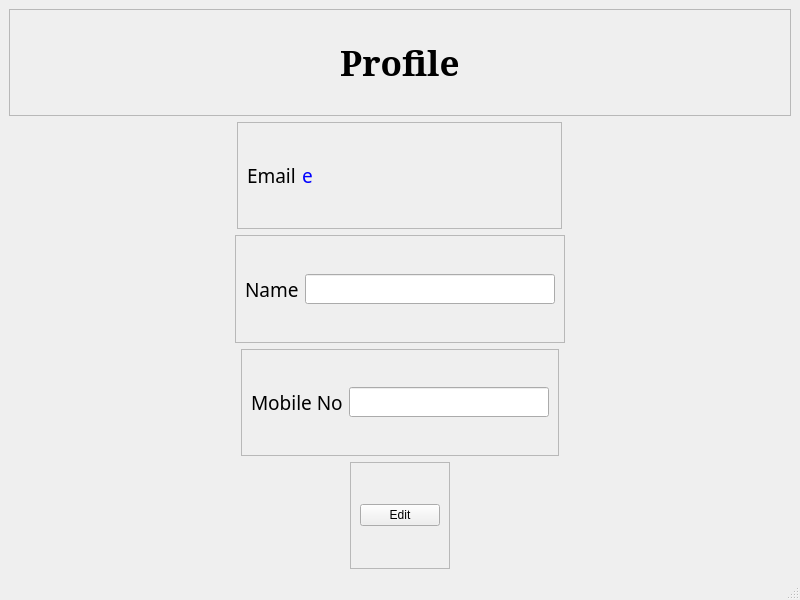
<?xml version="1.0" encoding="UTF-8"?>
<ui version="4.0">
 <class>pro</class>
 <widget class="QMainWindow" name="pro">
  <property name="geometry">
   <rect>
    <x>0</x>
    <y>0</y>
    <width>800</width>
    <height>600</height>
   </rect>
  </property>
  <property name="cursor">
   <cursorShape>ArrowCursor</cursorShape>
  </property>
  <property name="windowTitle">
   <string>Profile</string>
  </property>
  <widget class="QWidget" name="centralwidget">
   <layout class="QVBoxLayout" name="verticalLayout">
    <item>
     <widget class="QFrame" name="frame">
      <property name="frameShape">
       <enum>QFrame::StyledPanel</enum>
      </property>
      <property name="frameShadow">
       <enum>QFrame::Raised</enum>
      </property>
      <layout class="QHBoxLayout" name="horizontalLayout">
       <item alignment="Qt::AlignHCenter">
        <widget class="QLabel" name="label">
         <property name="font">
          <font>
           <family>MS Serif</family>
           <pointsize>26</pointsize>
           <weight>75</weight>
           <bold>true</bold>
          </font>
         </property>
         <property name="text">
          <string>Profile</string>
         </property>
        </widget>
       </item>
      </layout>
     </widget>
    </item>
    <item alignment="Qt::AlignHCenter">
     <widget class="QFrame" name="frame_2">
      <property name="frameShape">
       <enum>QFrame::StyledPanel</enum>
      </property>
      <property name="frameShadow">
       <enum>QFrame::Raised</enum>
      </property>
      <layout class="QHBoxLayout" name="horizontalLayout_2">
       <item>
        <widget class="QLabel" name="label_9">
         <property name="font">
          <font>
           <family>MV Boli</family>
           <pointsize>14</pointsize>
          </font>
         </property>
         <property name="text">
          <string>Email</string>
         </property>
        </widget>
       </item>
       <item>
        <widget class="QLabel" name="email">
         <property name="minimumSize">
          <size>
           <width>250</width>
           <height>0</height>
          </size>
         </property>
         <property name="font">
          <font>
           <family>MV Boli</family>
           <pointsize>14</pointsize>
          </font>
         </property>
         <property name="styleSheet">
          <string notr="true">color: rgb(0, 0, 255);</string>
         </property>
         <property name="text">
          <string>e</string>
         </property>
        </widget>
       </item>
      </layout>
     </widget>
    </item>
    <item alignment="Qt::AlignHCenter">
     <widget class="QFrame" name="frame_3">
      <property name="frameShape">
       <enum>QFrame::StyledPanel</enum>
      </property>
      <property name="frameShadow">
       <enum>QFrame::Raised</enum>
      </property>
      <layout class="QHBoxLayout" name="horizontalLayout_3">
       <item>
        <widget class="QLabel" name="label_7">
         <property name="font">
          <font>
           <family>MV Boli</family>
           <pointsize>14</pointsize>
          </font>
         </property>
         <property name="text">
          <string>Name</string>
         </property>
        </widget>
       </item>
       <item>
        <widget class="QLineEdit" name="name">
         <property name="minimumSize">
          <size>
           <width>250</width>
           <height>0</height>
          </size>
         </property>
         <property name="maximumSize">
          <size>
           <width>16777215</width>
           <height>30</height>
          </size>
         </property>
        </widget>
       </item>
      </layout>
     </widget>
    </item>
    <item alignment="Qt::AlignHCenter">
     <widget class="QFrame" name="frame_4">
      <property name="frameShape">
       <enum>QFrame::StyledPanel</enum>
      </property>
      <property name="frameShadow">
       <enum>QFrame::Raised</enum>
      </property>
      <layout class="QHBoxLayout" name="horizontalLayout_4">
       <item>
        <widget class="QLabel" name="label_8">
         <property name="font">
          <font>
           <family>MV Boli</family>
           <pointsize>14</pointsize>
          </font>
         </property>
         <property name="text">
          <string>Mobile No</string>
         </property>
        </widget>
       </item>
       <item>
        <widget class="QLineEdit" name="mobile">
         <property name="minimumSize">
          <size>
           <width>200</width>
           <height>0</height>
          </size>
         </property>
         <property name="maximumSize">
          <size>
           <width>16777215</width>
           <height>30</height>
          </size>
         </property>
        </widget>
       </item>
      </layout>
     </widget>
    </item>
    <item alignment="Qt::AlignHCenter">
     <widget class="QFrame" name="frame_5">
      <property name="frameShape">
       <enum>QFrame::StyledPanel</enum>
      </property>
      <property name="frameShadow">
       <enum>QFrame::Raised</enum>
      </property>
      <layout class="QHBoxLayout" name="horizontalLayout_5">
       <item>
        <widget class="QPushButton" name="edit">
         <property name="cursor">
          <cursorShape>PointingHandCursor</cursorShape>
         </property>
         <property name="text">
          <string>Edit</string>
         </property>
        </widget>
       </item>
      </layout>
     </widget>
    </item>
   </layout>
  </widget>
  <widget class="QMenuBar" name="menubar">
   <property name="geometry">
    <rect>
     <x>0</x>
     <y>0</y>
     <width>800</width>
     <height>21</height>
    </rect>
   </property>
  </widget>
  <widget class="QStatusBar" name="statusbar"/>
 </widget>
 <resources/>
 <connections/>
</ui>
